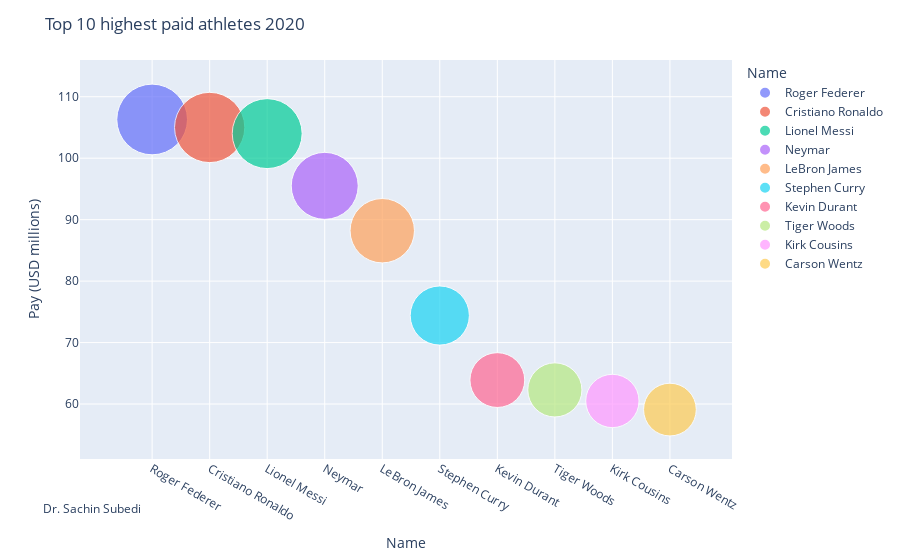

Source (notebook cell):
### Code cell
# Scatter plot of top 10 highest earning athletes in 2020
fig = px.scatter(sorted_D2,  x='Name', y='Pay (USD millions)', size='Pay (USD millions)', 
                 color='Name', hover_name='Name', size_max=50)
fig.update_layout(title_text='Top 10 highest paid athletes 2020'
            
)

fig.update_layout(
    annotations=[
        dict(
            x=-0.06,
            y=-0.15,
            showarrow=False,
            text="Dr. Sachin Subedi",
            xref="paper",
            yref="paper",
            )
            ,   
    ],

)

fig.show()

### Figure 1 — Plotly figure (JSON) as saved in the notebook; plotly's stock layout.template omitted (floating-point values rounded to 4 significant figures)
{"data": [{"hovertemplate": "<b>%{hovertext}</b><br><br>Name=%{x}<br>Pay (USD millions)=%{marker.size}<extra></extra>", "hovertext": ["Roger Federer"], "legendgroup": "Roger Federer", "marker": {"color": "#636efa", "size": [106.3], "sizemode": "area", "sizeref": 0.04252, "symbol": "circle"}, "mode": "markers", "name": "Roger Federer", "orientation": "v", "showlegend": true, "type": "scatter", "x": ["Roger Federer"], "xaxis": "x", "y": [106.3], "yaxis": "y"}, {"hovertemplate": "<b>%{hovertext}</b><br><br>Name=%{x}<br>Pay (USD millions)=%{marker.size}<extra></extra>", "hovertext": ["Cristiano Ronaldo"], "legendgroup": "Cristiano Ronaldo", "marker": {"color": "#EF553B", "size": [105], "sizemode": "area", "sizeref": 0.04252, "symbol": "circle"}, "mode": "markers", "name": "Cristiano Ronaldo", "orientation": "v", "showlegend": true, "type": "scatter", "x": ["Cristiano Ronaldo"], "xaxis": "x", "y": [105], "yaxis": "y"}, {"hovertemplate": "<b>%{hovertext}</b><br><br>Name=%{x}<br>Pay (USD millions)=%{marker.size}<extra></extra>", "hovertext": ["Lionel Messi"], "legendgroup": "Lionel Messi", "marker": {"color": "#00cc96", "size": [104], "sizemode": "area", "sizeref": 0.04252, "symbol": "circle"}, "mode": "markers", "name": "Lionel Messi", "orientation": "v", "showlegend": true, "type": "scatter", "x": ["Lionel Messi"], "xaxis": "x", "y": [104], "yaxis": "y"}, {"hovertemplate": "<b>%{hovertext}</b><br><br>Name=%{x}<br>Pay (USD millions)=%{marker.size}<extra></extra>", "hovertext": ["Neymar"], "legendgroup": "Neymar", "marker": {"color": "#ab63fa", "size": [95.5], "sizemode": "area", "sizeref": 0.04252, "symbol": "circle"}, "mode": "markers", "name": "Neymar", "orientation": "v", "showlegend": true, "type": "scatter", "x": ["Neymar"], "xaxis": "x", "y": [95.5], "yaxis": "y"}, {"hovertemplate": "<b>%{hovertext}</b><br><br>Name=%{x}<br>Pay (USD millions)=%{marker.size}<extra></extra>", "hovertext": ["LeBron James"], "legendgroup": "LeBron James", "marker": {"color": "#FFA15A", "size": [88.2], "sizemode": "area", "sizeref": 0.04252, "symbol": "circle"}, "mode": "markers", "name": "LeBron James", "orientation": "v", "showlegend": true, "type": "scatter", "x": ["LeBron James"], "xaxis": "x", "y": [88.2], "yaxis": "y"}, {"hovertemplate": "<b>%{hovertext}</b><br><br>Name=%{x}<br>Pay (USD millions)=%{marker.size}<extra></extra>", "hovertext": ["Stephen Curry"], "legendgroup": "Stephen Curry", "marker": {"color": "#19d3f3", "size": [74.4], "sizemode": "area", "sizeref": 0.04252, "symbol": "circle"}, "mode": "markers", "name": "Stephen Curry", "orientation": "v", "showlegend": true, "type": "scatter", "x": ["Stephen Curry"], "xaxis": "x", "y": [74.4], "yaxis": "y"}, {"hovertemplate": "<b>%{hovertext}</b><br><br>Name=%{x}<br>Pay (USD millions)=%{marker.size}<extra></extra>", "hovertext": ["Kevin Durant"], "legendgroup": "Kevin Durant", "marker": {"color": "#FF6692", "size": [63.9], "sizemode": "area", "sizeref": 0.04252, "symbol": "circle"}, "mode": "markers", "name": "Kevin Durant", "orientation": "v", "showlegend": true, "type": "scatter", "x": ["Kevin Durant"], "xaxis": "x", "y": [63.9], "yaxis": "y"}, {"hovertemplate": "<b>%{hovertext}</b><br><br>Name=%{x}<br>Pay (USD millions)=%{marker.size}<extra></extra>", "hovertext": ["Tiger Woods"], "legendgroup": "Tiger Woods", "marker": {"color": "#B6E880", "size": [62.3], "sizemode": "area", "sizeref": 0.04252, "symbol": "circle"}, "mode": "markers", "name": "Tiger Woods", "orientation": "v", "showlegend": true, "type": "scatter", "x": ["Tiger Woods"], "xaxis": "x", "y": [62.3], "yaxis": "y"}, {"hovertemplate": "<b>%{hovertext}</b><br><br>Name=%{x}<br>Pay (USD millions)=%{marker.size}<extra></extra>", "hovertext": ["Kirk Cousins"], "legendgroup": "Kirk Cousins", "marker": {"color": "#FF97FF", "size": [60.5], "sizemode": "area", "sizeref": 0.04252, "symbol": "circle"}, "mode": "markers", "name": "Kirk Cousins", "orientation": "v", "showlegend": true, "type": "scatter", "x": ["Kirk Cousins"], "xaxis": "x", "y": [60.5], "yaxis": "y"}, {"hovertemplate": "<b>%{hovertext}</b><br><br>Name=%{x}<br>Pay (USD millions)=%{marker.size}<extra></extra>", "hovertext": ["Carson Wentz"], "legendgroup": "Carson Wentz", "marker": {"color": "#FECB52", "size": [59.1], "sizemode": "area", "sizeref": 0.04252, "symbol": "circle"}, "mode": "markers", "name": "Carson Wentz", "orientation": "v", "showlegend": true, "type": "scatter", "x": ["Carson Wentz"], "xaxis": "x", "y": [59.1], "yaxis": "y"}], "layout": {"annotations": [{"showarrow": false, "text": "Dr. Sachin Subedi", "x": -0.06, "xref": "paper", "y": -0.15, "yref": "paper"}], "legend": {"itemsizing": "constant", "title": {"text": "Name"}, "tracegroupgap": 0}, "margin": {"t": 60}, "title": {"text": "Top 10 highest paid athletes 2020"}, "xaxis": {"anchor": "y", "categoryarray": ["Roger Federer", "Cristiano Ronaldo", "Lionel Messi", "Neymar", "LeBron James", "Stephen Curry", "Kevin Durant", "Tiger Woods", "Kirk Cousins", "Carson Wentz"], "categoryorder": "array", "domain": [0, 1], "title": {"text": "Name"}}, "yaxis": {"anchor": "x", "domain": [0, 1], "title": {"text": "Pay (USD millions)"}}}}
